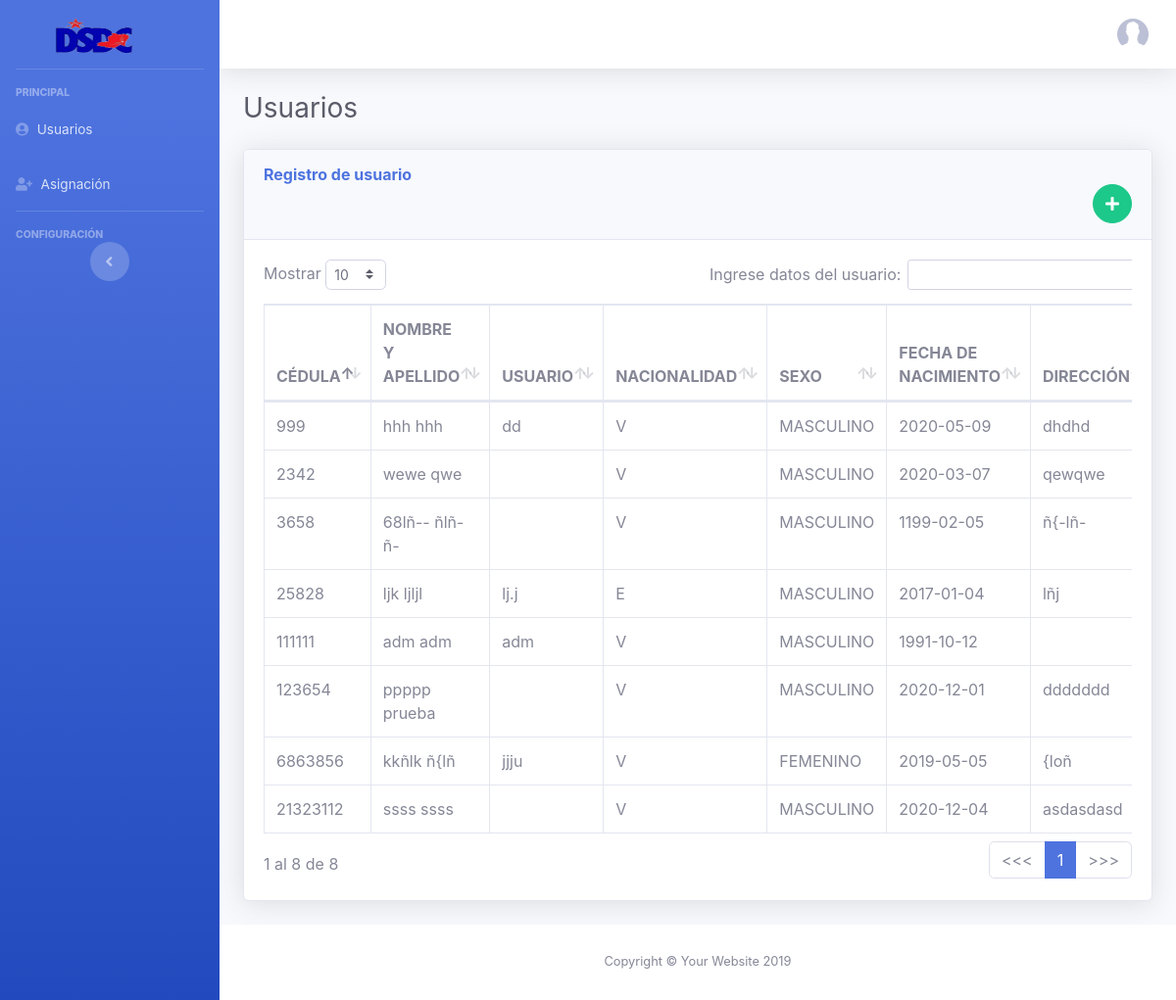
Page /dashboard/usuario.php on the committed database.
### tables this page shows
CREATE TABLE `usuario` (
  `idusu` int(11) NOT NULL,
  `nombre` varchar(255) NOT NULL,
  `apellido` varchar(255) NOT NULL,
  `cedula` varchar(255) NOT NULL,
  `nombreusu` varchar(255) NOT NULL,
  `pass` varchar(255) NOT NULL,
  `estatus` int(11) NOT NULL,
  `nacionalidad` varchar(255) NOT NULL,
  `sexo` varchar(255) NOT NULL,
  `fch_nacimi` varchar(255) NOT NULL,
  `direccion` varchar(255) NOT NULL,
  `telef` varchar(255) NOT NULL,
  `idsede` int(11) NOT NULL,
  `idtipopersona` int(11) NOT NULL
);

### mysqli/conexion.php (called while the page is built, shortened)
<?php
class Conexion
{
    private function conectar() {
        $host1 = '127.0.0.1';
        $dbname1 = 'dbasigacion';
        $user1 = 'root';
        $passwd1 = '';
	    $mysqli=new mysqli($host1,$user1,$passwd1,$dbname1);
		if ($mysqli->connect_error):
		  	echo "Error al conectarse con My SQL debido al error".$mysqli->connect_error;
		else:
			return $mysqli;
		endif;
    }
	function fullselect($sql)
	{
		$con = self::conectar();
		mysqli_set_charset($con, "utf8");
		$resultado = $con->query($sql);
		return $resultado;
	}
}
?>

### dashboard/usuario.php (the view, shortened to what this page needs)
<?php
require_once "../mysqli/conexion.php";
$conecta = new Conexion();
?>
<!DOCTYPE html>
<html lang="en">
<?php include 'head.php';  ?>
<body id="page-top">
  <div id="wrapper">
    <?php include 'menu.php';  ?>
    <div id="content-wrapper" class="d-flex flex-column">
      <div id="content">
        <?php include 'menu_horizotal.php'; ?>
        <div class="container-fluid">
          <h1 class="h3 mb-2 text-gray-800">Usuarios</h1>
          <div class="card shadow mb-4">
            <div class="card-header py-3">
              <h6 class="m-0 font-weight-bold text-primary">Registro de usuario</h6>
              <a href="#" class="btn btn-success btn-circle float-right" data-toggle="modal" data-target="#usuario">
                <i class="fas fa-plus"></i>
              </a>
            </div>
            <div class="card-body">
              <div class="table-responsive">
                <table class="table table-bordered" id="dtusu" width="100%" cellspacing="0">
                  <thead>
                    <tr>
                      <th>CÉDULA</th>
                      <th>NOMBRE Y APELLIDO</th>
                      <th>USUARIO</th>
                      <th>NACIONALIDAD</th>
                      <th>SEXO</th>
                      <th>FECHA DE NACIMIENTO</th>
                      <th>DIRECCIÓN</th>
                    </tr>
                  </thead>
                  <tbody>
                    <?php
                     $tbt =  $conecta->fullselect("SELECT u.idusu id,
                                                          u.nombre nom,
                                                          u.apellido ap,
                                                          u.cedula ce,
                                                          u.nombreusu us,
                                                          u.pass pa,
                                                          u.estatus st,
                                                          u.nacionalidad nc,
                                                          u.sexo se,
                                                          u.fch_nacimi fc,
                                                          u.direccion di,
                                                          tp.descripcion lv,
                                                          s.descripcion de
                                                     FROM usuario u
                                                     INNER JOIN sede s ON u.idsede = s.idsede
                                                     INNER JOIN tipo_persona tp ON u.idtipopersona = tp.idtipopersona
                                                     ORDER BY tp.descripcion");
                    $row = $tbt->num_rows;
                    for ($j=1; $j <= $row; $j++)
                    {
                      $tbt->data_seek($row);
                      $fact = $tbt->fetch_assoc();
                      $no = $fact['nom'].'  '.$fact['ap'];
                      $ci = $fact['ce'];
                      $us = $fact['us'];
                      $na = $fact['nc'] == 1 ? 'V' : 'E';
                      $se = $fact['se'] == 1 ? 'MASCULINO' : 'FEMENINO';
                      $fc = $fact['fc'];
                      $di = $fact['di'];
                     ?>
                      <tr>
                        <td><?php echo $ci; ?></td>
                        <td><?php echo $no; ?></td>
                        <td><?php echo $us; ?></td>
                        <td><?php echo $na; ?></td>
                        <td><?php echo $se; ?></td>
                        <td><?php echo $fc; ?></td>
                        <td><?php echo $di; ?></td>
                      </tr>
                  <?php } ?>
                  </tbody>
                </table>
              </div>
            </div>
          </div>
        </div>
      </div>
      <footer class="sticky-footer bg-white">
        <div class="container my-auto">
          <div class="copyright text-center my-auto">
            <span>Copyright &copy; Your Website 2019</span>
          </div>
        </div>
      </footer>
    </div>
  </div>
</body>
</html>

### rows in the picture
usuario: cedula "111111", no "adm adm", nombreusu "adm", nacionalidad "V", sexo "MASCULINO", fch_nacimi "1991-10-12"
usuario: cedula "25828", no "ljk ljljl", nombreusu "lj.j", nacionalidad "E", sexo "MASCULINO", fch_nacimi "2017-01-04", direccion "lñj"
usuario: cedula "2342", no "wewe qwe", nacionalidad "V", sexo "MASCULINO", fch_nacimi "2020-03-07", direccion "qewqwe"
usuario: cedula "999", no "hhh hhh", nombreusu "dd", nacionalidad "V", sexo "MASCULINO", fch_nacimi "2020-05-09", direccion "dhdhd"
usuario: cedula "6863856", no "kkñlk ñ{lñ", nombreusu "jjju", nacionalidad "V", sexo "FEMENINO", fch_nacimi "2019-05-05", direccion "{loñ"
usuario: cedula "123654", no "ppppp prueba", nacionalidad "V", sexo "MASCULINO", fch_nacimi "2020-12-01", direccion "ddddddd"
usuario: cedula "21323112", no "ssss ssss", nacionalidad "V", sexo "MASCULINO", fch_nacimi "2020-12-04", direccion "asdasdasd"
usuario: cedula "3658", no "68lñ-- ñlñ-ñ-", nacionalidad "V", sexo "MASCULINO", fch_nacimi "1199-02-05", direccion "ñ{-lñ-"
